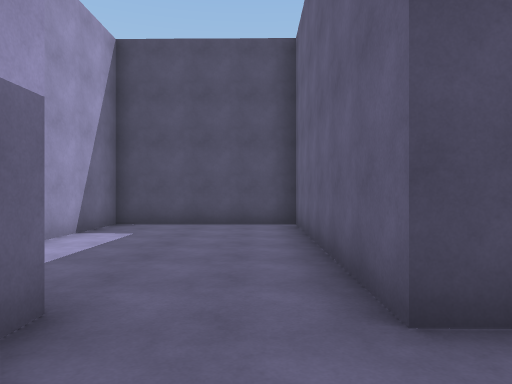
[1] (above)

24 first-person views from a walk through a Unity game level. The camera is 1.4 m above the floor, looks level and sees 70° across. The floor is counted in squares, 2 m on a side. Each view is taken from the middle of a square. On the plan, view 1 faces up. The plan holds only what a view shows up to about 11 squares ahead; the rest is blank. The place goes on beyond the plan. The player character is not drawn. Some animated figures are not drawn.

[2]
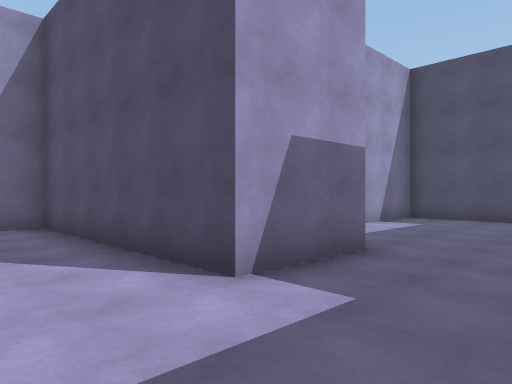

[3]
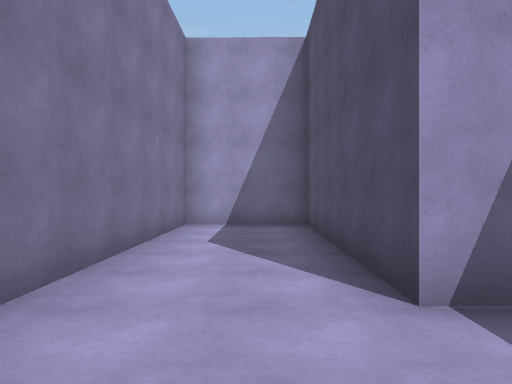

[4]
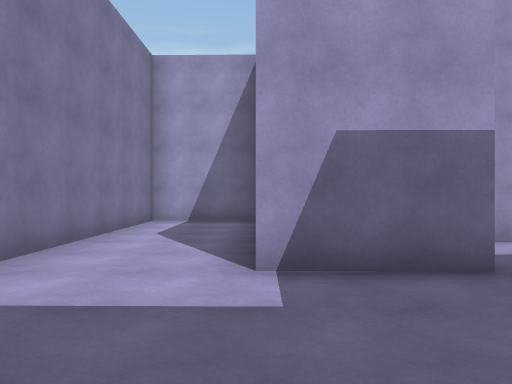

[5]
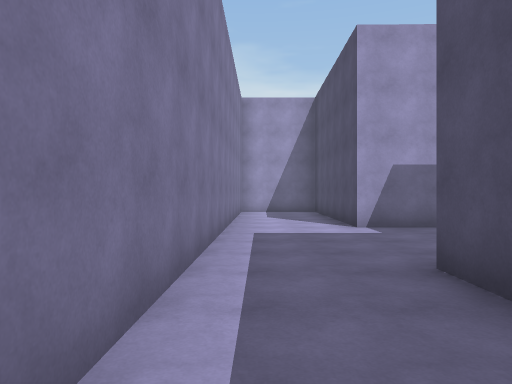

[6]
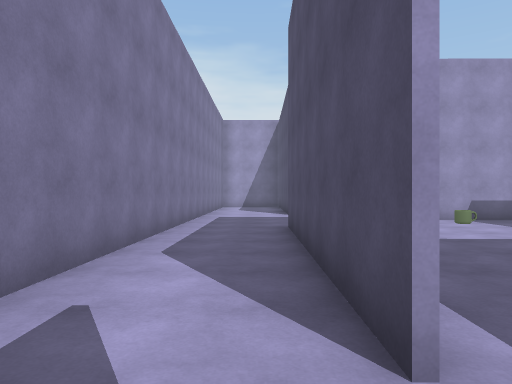

[7]
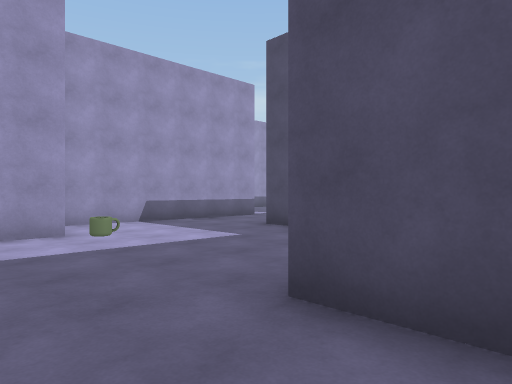

[8]
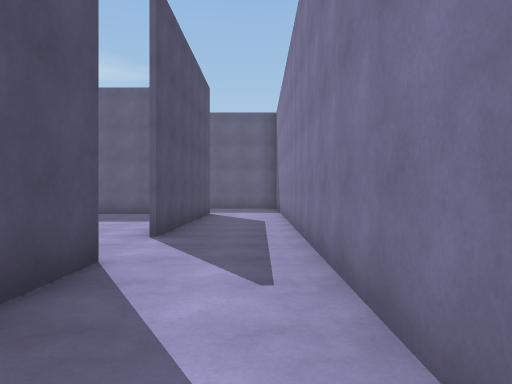

[9]
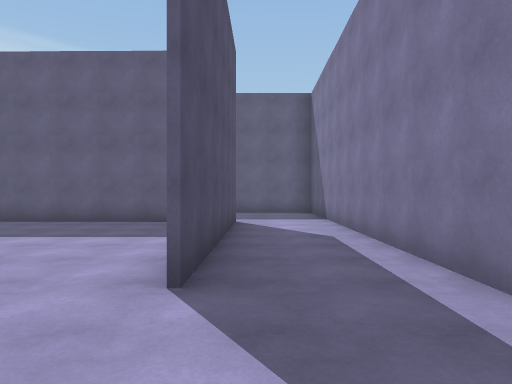

[10]
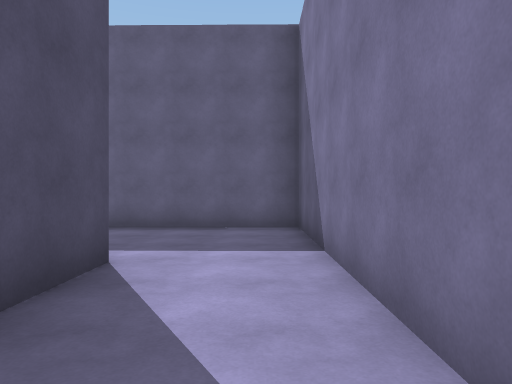

[11]
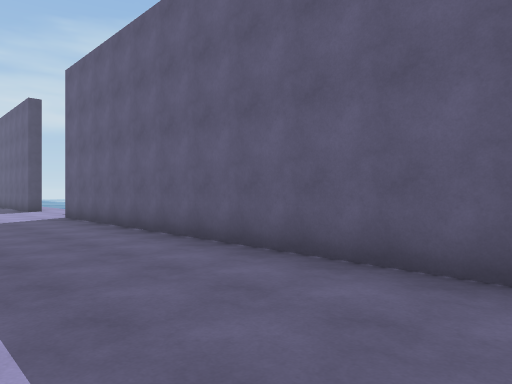

[12]
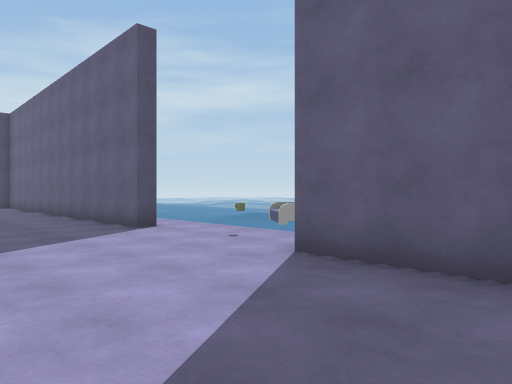

[13]
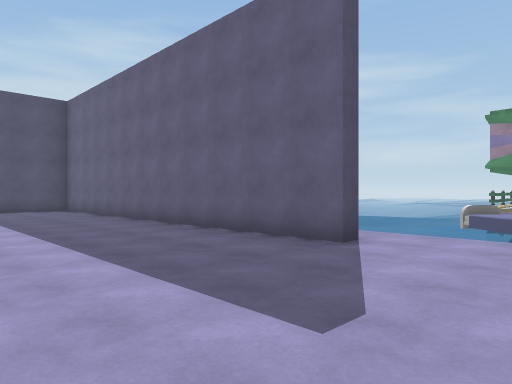

[14]
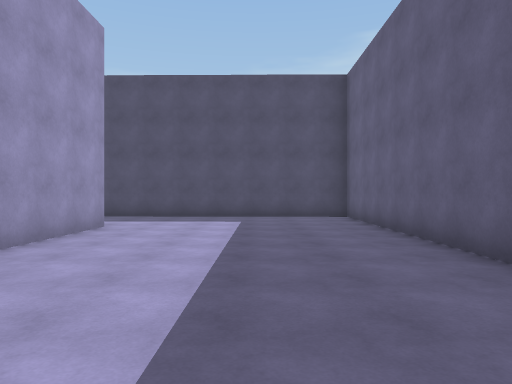

[15]
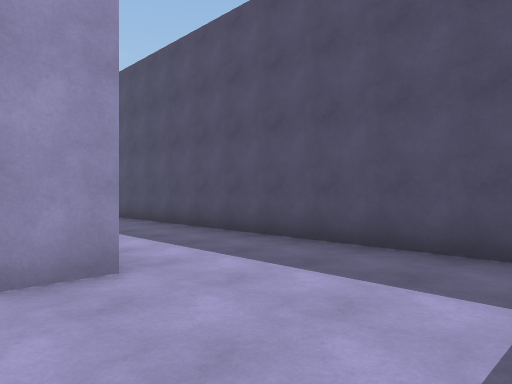

[16]
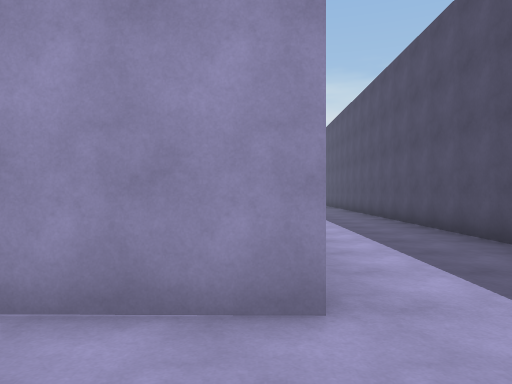

[17]
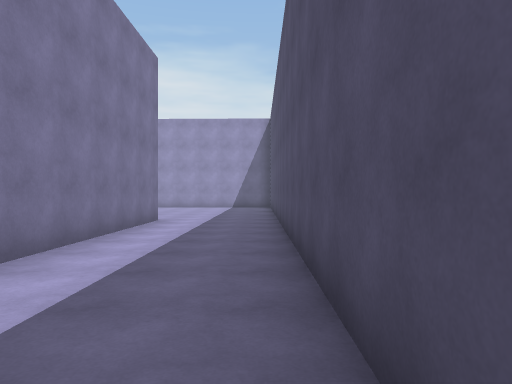

[18]
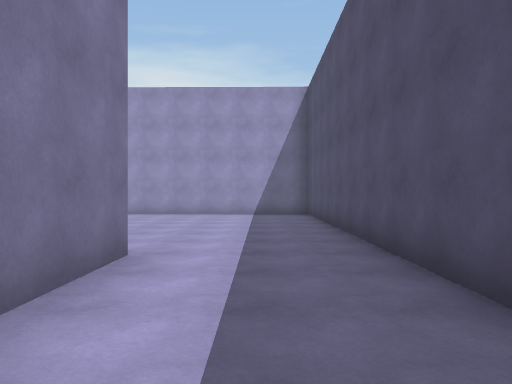

[19]
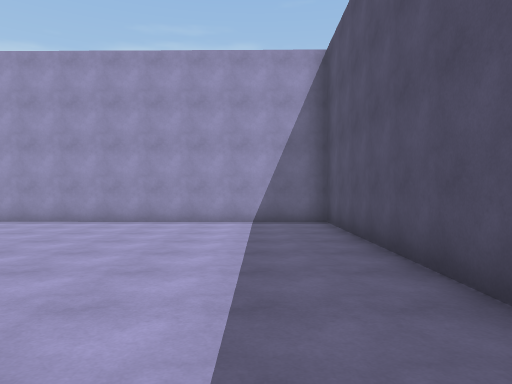

[20]
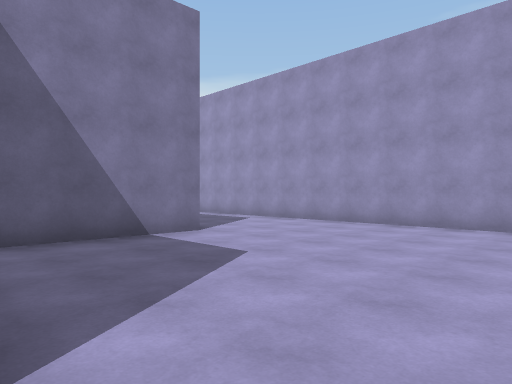

[21]
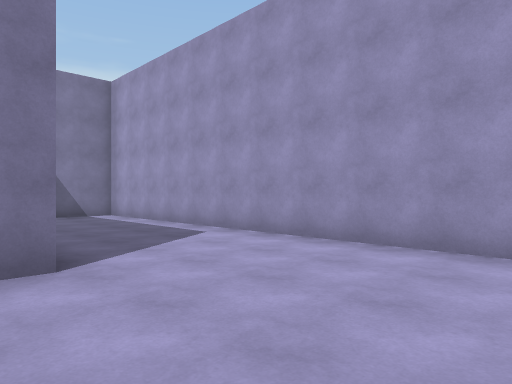

[22]
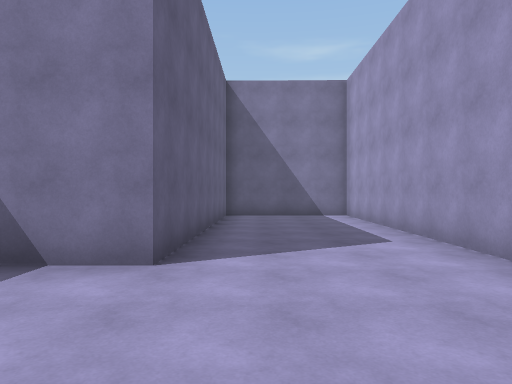

[23]
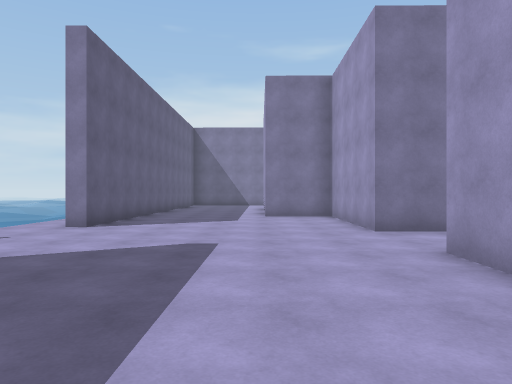

[24]
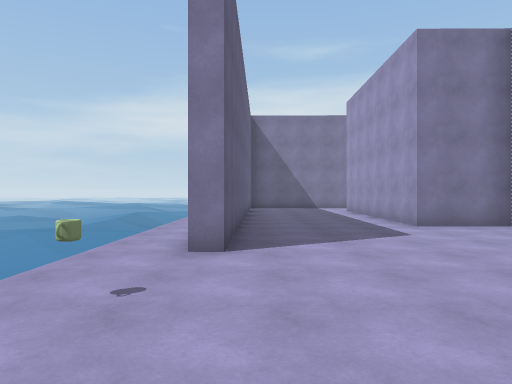

### Floor plan
Key: @ floor where view 1 was taken; # wall or solid block; . floor; ≈ liquid the walk keeps out of; O other object.
Columns run from 7 left of view 1 to 24 right of it. Each row starts with its distance up from view 1.
 25 ##########################
 24 #........................####
 23 #...........................#
 22 #............... ...........#
 21 #.......######        #.....#
 20 #.......              #.....#
 19 #.......              #.....#
 18 #.......               .....#
 17 #...####               .....#
 16 #...#                  .....#
 15 #...#                  .....#
 14 #...#                  .....#≈
 13 #...#                 #.....#≈
 12 #...#                 #......≈OO
 11 #...#                ........≈OO
 10 #####                ........≈
  9                      ##......≈
  8     #####             #.....#≈
  7     #...#.            #.....#≈ ≈
  6     #...#.##          #....##≈ ≈
  5     #...#....         ###..# ≈≈≈
  4     #...#.....        ..#..# ≈≈≈
  3     #...#.....      ....#..#  ≈≈
  2       #.###...###  .....#..#
  1       #.. #.............#..#
  0 #######@..######..####.##..#
 -1 #.................... ##...#
 -2 #..........................#
 -3 ############################

Positions as (right, up) in squares from view 1, and headings:
1: (0, 0), facing up
2: (1, -2), facing up-left
3: (1, -1), facing left
4: (2, 0), facing left
5: (6, -2), facing left
6: (10, -1), facing left
7: (9, 0), facing up-left
8: (5, -2), facing right
9: (8, -1), facing right
10: (13, -2), facing right
11: (17, -2), facing up-right
12: (17, 6), facing up-right
13: (16, 10), facing up-right
14: (18, 14), facing up
15: (18, 20), facing up-left
16: (17, 21), facing left
17: (10, 24), facing left
18: (5, 23), facing left
19: (2, 23), facing left
20: (1, 23), facing down-left
21: (-2, 21), facing down-left
22: (-4, 21), facing down
23: (17, 16), facing down
24: (20, 13), facing down
